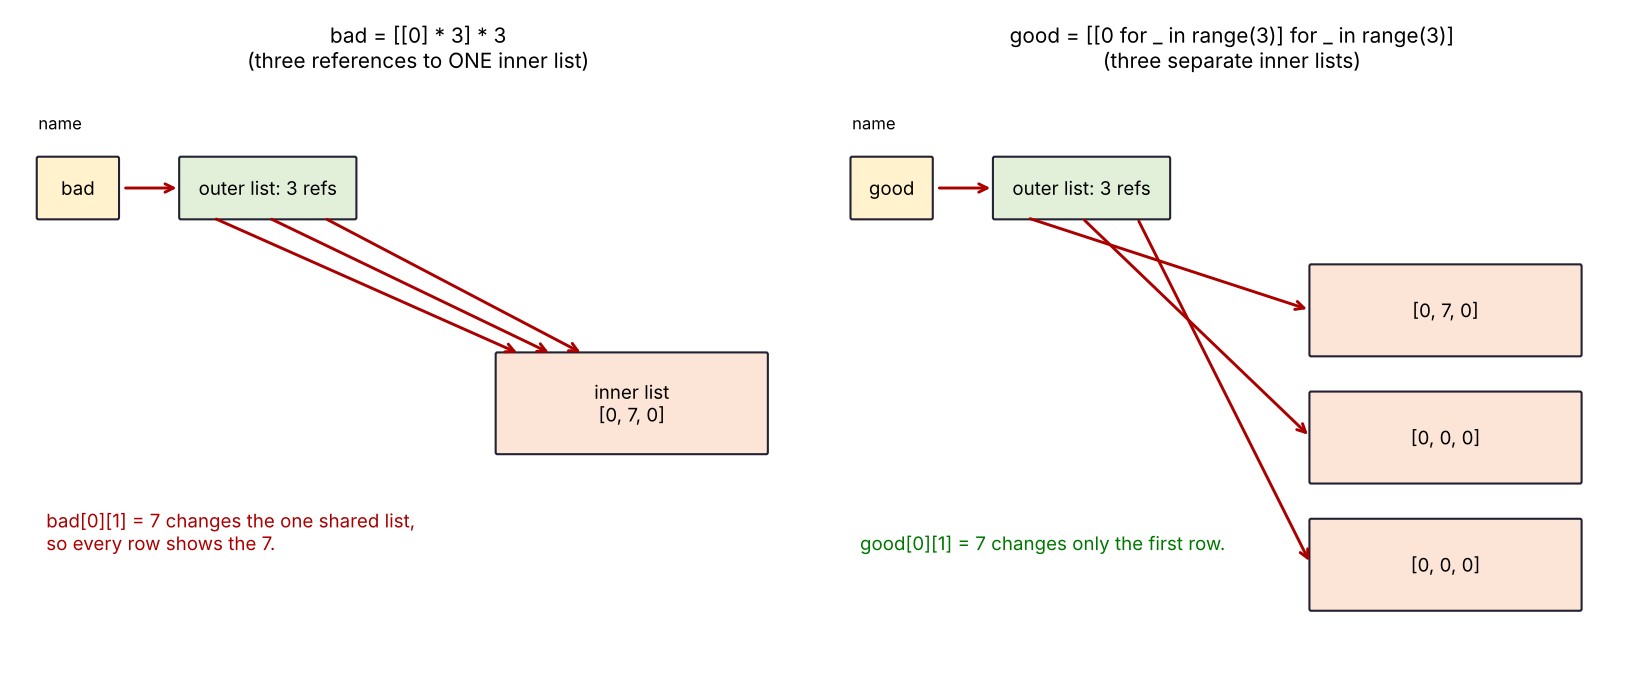

This figure's Python source:
"""Draws the memory diagrams of [[0]*3]*3 and of the corrected grid -> memory_diagrams.png"""
import matplotlib
matplotlib.use("Agg")
import matplotlib.pyplot as plt
from matplotlib.patches import FancyBboxPatch

fig, axes = plt.subplots(1, 2, figsize=(11, 4.6))


def box(ax, x, y, w, h, text, fc="#e8eef9"):
    ax.add_patch(FancyBboxPatch((x, y), w, h, boxstyle="round,pad=0.02", fc=fc, ec="#223"))
    ax.text(x + w / 2, y + h / 2, text, ha="center", va="center", fontsize=9)


def arrow(ax, p, q):
    ax.annotate("", xy=q, xytext=p, arrowprops=dict(arrowstyle="->", color="#a00", lw=1.4))


for ax, title, shared in ((axes[0], "bad = [[0] * 3] * 3\n(three references to ONE inner list)", True),
                          (axes[1], "good = [[0 for _ in range(3)] for _ in range(3)]\n(three separate inner lists)", False)):
    ax.set_xlim(0, 10); ax.set_ylim(0, 6); ax.axis("off"); ax.set_title(title, fontsize=10)
    ax.text(0.2, 5.5, "name", fontsize=8); box(ax, 0.2, 4.6, 1.0, 0.6, "bad" if shared else "good", "#fff2cc")
    box(ax, 2.0, 4.6, 2.2, 0.6, "outer list: 3 refs", "#e2f0d9")
    arrow(ax, (1.25, 4.9), (2.0, 4.9))
    if shared:
        box(ax, 6.0, 2.2, 3.4, 1.0, "inner list\n[0, 7, 0]", "#fce4d6")
        for k in range(3):
            xs = 2.4 + 0.7 * k
            arrow(ax, (xs, 4.6), (6.0 + 0.4 * k + 0.3, 3.2))
        ax.text(0.3, 1.2, "bad[0][1] = 7 changes the one shared list,\nso every row shows the 7.", fontsize=9, color="#a00")
    else:
        for k in range(3):
            y = 3.5 - 1.3 * k
            box(ax, 6.0, y - 0.3, 3.4, 0.9, "[0, 7, 0]" if k == 0 else "[0, 0, 0]", "#fce4d6")
            arrow(ax, (2.4 + 0.7 * k, 4.6), (6.0, y + 0.15))
        ax.text(0.3, 1.2, "good[0][1] = 7 changes only the first row.", fontsize=9, color="#070")
plt.tight_layout()
plt.savefig("memory_diagrams.png", dpi=150)
print("saved memory_diagrams.png")
